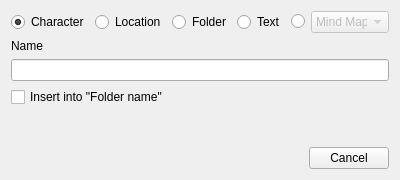
<?xml version="1.0" encoding="UTF-8"?>
<ui version="4.0">
 <class>ResearchItemDialog</class>
 <widget class="QWidget" name="ResearchItemDialog">
  <property name="geometry">
   <rect>
    <x>0</x>
    <y>0</y>
    <width>400</width>
    <height>180</height>
   </rect>
  </property>
  <property name="minimumSize">
   <size>
    <width>400</width>
    <height>0</height>
   </size>
  </property>
  <property name="windowTitle">
   <string>Add Research Item</string>
  </property>
  <layout class="QVBoxLayout" name="verticalLayout">
   <item>
    <layout class="QHBoxLayout" name="horizontalLayout">
     <item>
      <widget class="QRadioButton" name="character">
       <property name="text">
        <string>Character</string>
       </property>
       <property name="checkable">
        <bool>true</bool>
       </property>
       <property name="checked">
        <bool>true</bool>
       </property>
      </widget>
     </item>
     <item>
      <widget class="QRadioButton" name="location">
       <property name="text">
        <string>Location</string>
       </property>
       <property name="checkable">
        <bool>true</bool>
       </property>
       <property name="checked">
        <bool>false</bool>
       </property>
      </widget>
     </item>
     <item>
      <widget class="QRadioButton" name="folder">
       <property name="text">
        <string>Folder</string>
       </property>
       <property name="checkable">
        <bool>true</bool>
       </property>
       <property name="checked">
        <bool>false</bool>
       </property>
      </widget>
     </item>
     <item>
      <widget class="QRadioButton" name="text">
       <property name="text">
        <string>Text</string>
       </property>
       <property name="checkable">
        <bool>true</bool>
       </property>
      </widget>
     </item>
     <item>
      <widget class="QRadioButton" name="other">
       <property name="text">
        <string/>
       </property>
       <property name="checkable">
        <bool>true</bool>
       </property>
      </widget>
     </item>
     <item>
      <widget class="QComboBox" name="otherType">
       <property name="enabled">
        <bool>false</bool>
       </property>
       <item>
        <property name="text">
         <string>Mind Map</string>
        </property>
       </item>
       <item>
        <property name="text">
         <string>Images Gallery</string>
        </property>
       </item>
       <item>
        <property name="text">
         <string>Url</string>
        </property>
       </item>
      </widget>
     </item>
     <item>
      <spacer name="horizontalSpacer">
       <property name="orientation">
        <enum>Qt::Horizontal</enum>
       </property>
       <property name="sizeHint" stdset="0">
        <size>
         <width>40</width>
         <height>20</height>
        </size>
       </property>
      </spacer>
     </item>
    </layout>
   </item>
   <item>
    <widget class="QLabel" name="label">
     <property name="text">
      <string>Name</string>
     </property>
    </widget>
   </item>
   <item>
    <widget class="QLineEdit" name="name">
     <property name="maxLength">
      <number>300</number>
     </property>
    </widget>
   </item>
   <item>
    <widget class="QCheckBox" name="isInsert">
     <property name="text">
      <string>Insert into &quot;Folder name&quot;</string>
     </property>
    </widget>
   </item>
   <item>
    <spacer name="verticalSpacer">
     <property name="orientation">
      <enum>Qt::Vertical</enum>
     </property>
     <property name="sizeHint" stdset="0">
      <size>
       <width>20</width>
       <height>40</height>
      </size>
     </property>
    </spacer>
   </item>
   <item>
    <widget class="QDialogButtonBox" name="buttons">
     <property name="standardButtons">
      <set>QDialogButtonBox::Cancel</set>
     </property>
    </widget>
   </item>
  </layout>
 </widget>
 <tabstops>
  <tabstop>folder</tabstop>
  <tabstop>text</tabstop>
  <tabstop>other</tabstop>
  <tabstop>otherType</tabstop>
  <tabstop>name</tabstop>
  <tabstop>isInsert</tabstop>
 </tabstops>
 <resources/>
 <connections/>
</ui>
